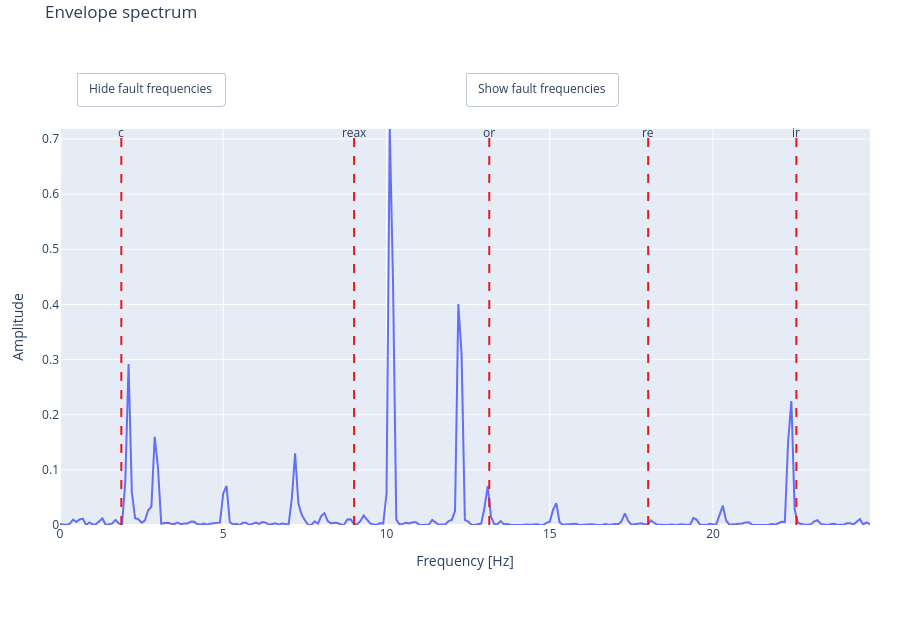

Write notebook code for a chart like this one.
### Markdown cell above
Now we can plot envelope spectrum, by first calculating PSD of envelope using function `power_spectral_density` and later plot it using the `plot_envelope_spectrum`. By providing `FaultFrequencies`, plot also generates vlines at bearing-fault-frequencies.

There are five bearing-fault-frequencies (plotted in order):
- cage
- rolling element about axis
- outer ring
- rolling element
- inner ring

Additionally, sidebands can apper in spectrum at multiples of rotational frequency $f_{rot}$. In our case frequency of rotation is $f_{rot}=5.1~\text{Hz}$. sidebands can apper at bearing-fault-frequency $\pm\,n\cdot\,f_{rot}$, where $n \in \left[1, 2, ..., \N\right]$. Using method `plot_envelope_spectrum` an interactive plot made with plotly is shown. Using buttons one can hide /show fault frequencies.

### Code cell
from pybearing.signal.spectral import power_spectral_density
from pybearing.visualization.envelope_analysis import plot_envelope_spectrum, plot_harmonics, plot_bands

freq, Pxx_envelope = power_spectral_density(envelope, 6400, len(envelope))
frequency_of_rotation = 5.1
normalise = False

figure = plot_envelope_spectrum(freq, Pxx_envelope, frequency_of_rotation, fault_frequencies, normalise=normalise)
figure.show()

### Figure 1 — Plotly figure (JSON) as saved in the notebook; plotly's stock layout.template omitted (floating-point values rounded to 4 significant figures; data arrays with more than 128 entries replaced by an {"elided": "..."} marker saying what was removed)
{"data": [{"mode": "lines", "name": "Envelope spectrum", "type": "scatter", "x": {"elided": "32001 float values"}, "y": {"elided": "32001 float values"}}], "layout": {"annotations": [{"showarrow": false, "text": "c", "x": 1.878, "xref": "x", "y": 0.815, "yref": "paper", "yshift": 0}, {"showarrow": false, "text": "reax", "x": 9.007, "xref": "x", "y": 0.815, "yref": "paper", "yshift": 0}, {"showarrow": false, "text": "or", "x": 13.15, "xref": "x", "y": 0.815, "yref": "paper", "yshift": 0}, {"showarrow": false, "text": "re", "x": 18.01, "xref": "x", "y": 0.815, "yref": "paper", "yshift": 0}, {"showarrow": false, "text": "ir", "x": 22.55, "xref": "x", "y": 0.815, "yref": "paper", "yshift": 0}], "height": 620, "margin": {"b": 95, "l": 60, "r": 30, "t": 30}, "shapes": [{"line": {"color": "#e41a1c", "dash": "dash"}, "type": "line", "x0": 1.878, "x1": 1.878, "xref": "x", "y0": 0, "y1": 1, "yref": "y domain"}, {"line": {"color": "#e41a1c", "dash": "dash"}, "type": "line", "x0": 9.007, "x1": 9.007, "xref": "x", "y0": 0, "y1": 1, "yref": "y domain"}, {"line": {"color": "#e41a1c", "dash": "dash"}, "type": "line", "x0": 13.15, "x1": 13.15, "xref": "x", "y0": 0, "y1": 1, "yref": "y domain"}, {"line": {"color": "#e41a1c", "dash": "dash"}, "type": "line", "x0": 18.01, "x1": 18.01, "xref": "x", "y0": 0, "y1": 1, "yref": "y domain"}, {"line": {"color": "#e41a1c", "dash": "dash"}, "type": "line", "x0": 22.55, "x1": 22.55, "xref": "x", "y0": 0, "y1": 1, "yref": "y domain"}], "title": {"text": "Envelope spectrum", "y": 0.99, "yanchor": "top"}, "updatemenus": [{"buttons": [{"args": [{"annotations[0].visible": false, "annotations[1].visible": false, "annotations[2].visible": false, "annotations[3].visible": false, "annotations[4].visible": false, "shapes[0].visible": false, "shapes[1].visible": false, "shapes[2].visible": false, "shapes[3].visible": false, "shapes[4].visible": false}], "label": "Hide fault frequencies", "method": "relayout"}], "direction": "right", "pad": {"b": 2, "r": 10, "t": 2}, "showactive": false, "type": "buttons", "x": 0.02, "xanchor": "left", "y": 0.92, "yanchor": "top"}, {"buttons": [{"args": [{"annotations[0].visible": true, "annotations[1].visible": true, "annotations[2].visible": true, "annotations[3].visible": true, "annotations[4].visible": true, "shapes[0].visible": true, "shapes[1].visible": true, "shapes[2].visible": true, "shapes[3].visible": true, "shapes[4].visible": true}], "label": "Show fault frequencies", "method": "relayout"}], "direction": "right", "pad": {"b": 2, "r": 10, "t": 2}, "showactive": false, "type": "buttons", "x": 0.5, "xanchor": "left", "y": 0.92, "yanchor": "top"}], "xaxis": {"range": [0, 24.81], "title": {"text": "Frequency [Hz]"}}, "yaxis": {"domain": [0, 0.8], "range": [0, 0.7181], "title": {"text": "Amplitude"}}}}
